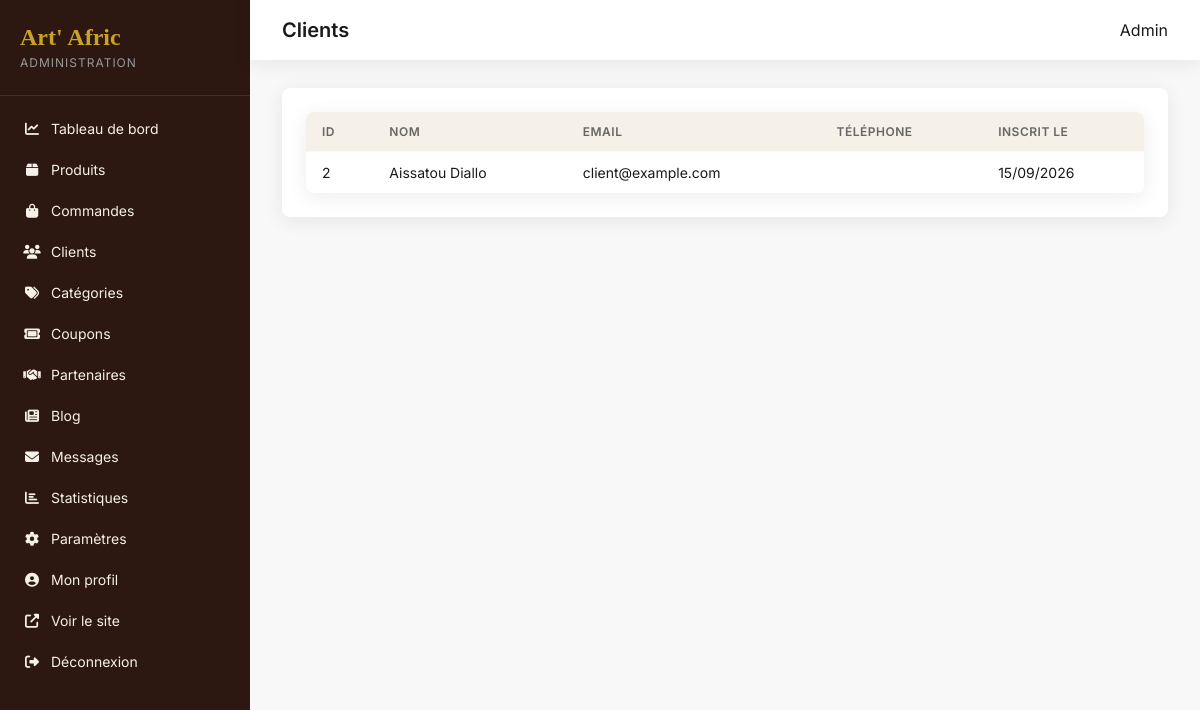
/public/admin/clients (signed in), run on the app's committed database.
### tables this page shows
CREATE TABLE users (
    id INT AUTO_INCREMENT PRIMARY KEY,
    first_name VARCHAR(100) NOT NULL,
    last_name VARCHAR(100) NOT NULL,
    email VARCHAR(255) NOT NULL UNIQUE,
    password VARCHAR(255) NOT NULL,
    phone VARCHAR(20) DEFAULT NULL,
    role ENUM('admin', 'employee', 'client') DEFAULT 'client',
    avatar VARCHAR(255) DEFAULT NULL,
    is_active TINYINT(1) DEFAULT 1,
    email_verified_at DATETIME DEFAULT NULL,
    reset_token VARCHAR(100) DEFAULT NULL,
    reset_expires DATETIME DEFAULT NULL,
    created_at DATETIME DEFAULT CURRENT_TIMESTAMP,
    updated_at DATETIME DEFAULT CURRENT_TIMESTAMP ON UPDATE CURRENT_TIMESTAMP
);

### app/core/Controller.php (called while the page is built, shortened)
<?php
abstract class Controller
{
    protected function view(string $view, array $data = [], string $layout = 'main'): void
    {
        extract($data);
        $content = APP_PATH . '/views/' . $view . '.php';
        require $content;
    }
}

### app/controllers/Admin/CustomerController.php (called while the page is built, shortened)
<?php
class CustomerController extends \Controller
{
    public function index(): void
    {
        $userModel = new \User();
        $this->view('admin/customers/index', [
            'title'    => 'Clients',
            'customers'=> $userModel->getClients(),
        ], 'admin');
    }
}

### app/core/App.php (called while the page is built, shortened)
<?php
class App
{
    private Router $router;
    public function __construct()
    {
        $this->router = new Router();
    }
    private function loadCore(): void
    {
        require_once APP_PATH . '/helpers/functions.php';
    }
    private function registerRoutes(): void
    {
        $this->router->get('', 'Home');
        $this->router->get('accueil', 'Home');
        $this->router->get('boutique', 'Shop', 'index');
        $this->router->get('boutique/categorie/{slug}', 'Shop', 'category');
        $this->router->get('produit/{slug}', 'Product', 'show');
        $this->router->get('panier', 'Cart', 'index');
        $this->router->post('panier/ajouter', 'Cart', 'add');
        $this->router->post('panier/modifier', 'Cart', 'update');
        $this->router->post('panier/supprimer', 'Cart', 'remove');
        $this->router->post('panier/coupon', 'Cart', 'applyCoupon');
        $this->router->get('commande', 'Checkout', 'index');
        $this->router->post('commande', 'Checkout', 'process');
        $this->router->get('commande/confirmation/{id}', 'Checkout', 'confirmation');
        $this->router->get('connexion', 'Auth', 'loginForm');
        $this->router->post('connexion', 'Auth', 'login');
        $this->router->get('inscription', 'Auth', 'registerForm');
        $this->router->post('inscription', 'Auth', 'register');
        $this->router->get('deconnexion', 'Auth', 'logout');
        $this->router->get('mot-de-passe-oublie', 'Auth', 'forgotForm');
        $this->router->post('mot-de-passe-oublie', 'Auth', 'forgot');
        $this->router->get('mon-compte', 'Account', 'index');
        $this->router->get('mon-compte/commandes', 'Account', 'orders');
        $this->router->get('mon-compte/favoris', 'Account', 'favorites');
        $this->router->get('mon-compte/adresses', 'Account', 'addresses');
        $this->router->post('mon-compte/profil', 'Account', 'updateProfile');
        $this->router->get('contact', 'Contact', 'index');
        $this->router->post('contact', 'Contact', 'send');
        $this->router->get('a-propos', 'About', 'index');
        $this->router->get('blog', 'Blog', 'index');
        $this->router->get('blog/{slug}', 'Blog', 'show');
        $this->router->post('newsletter', 'Newsletter', 'subscribe');
        $this->router->get('api/recherche', 'Api', 'search');
        $this->router->post('api/favoris', 'Api', 'toggleFavorite');
        $this->router->get('api/produits', 'Api', 'products');
        $this->router->post('api/avis', 'Api', 'addReview');
        $this->router->get('api/comparer', 'Api', 'compare');
        $this->router->get('admin', 'Admin\\Dashboard', 'index');
        $this->router->get('admin/connexion', 'Admin\\Auth', 'loginForm');
        $this->router->post('admin/connexion', 'Admin\\Auth', 'login');
        $this->router->get('admin/produits', 'Admin\\Product', 'index');
        $this->router->get('admin/produits/ajouter', 'Admin\\Product', 'create');
        $this->router->post('admin/produits/ajouter', 'Admin\\Product', 'store');
        $this->router->get('admin/produits/modifier/{id}', 'Admin\\Product', 'edit');
        $this->router->post('admin/produits/modifier/{id}', 'Admin\\Product', 'update');
        $this->router->post('admin/produits/supprimer/{id}', 'Admin\\Product', 'delete');
        $this->router->get('admin/commandes', 'Admin\\Order', 'index');
        $this->router->get('admin/commandes/{id}', 'Admin\\Order', 'show');
        $this->router->post('admin/commandes/{id}/statut', 'Admin\\Order', 'updateStatus');
        $this->router->get('admin/clients', 'Admin\\Customer', 'index');
        $this->router->get('admin/categories', 'Admin\\Category', 'index');
        $this->router->post('admin/categories', 'Admin\\Category', 'store');
        $this->router->get('admin/coupons', 'Admin\\Coupon', 'index');
        $this->router->post('admin/coupons', 'Admin\\Coupon', 'store');
        $this->router->get('admin/parametres', 'Admin\\Settings', 'index');
        $this->router->post('admin/parametres', 'Admin\\Settings', 'update');
        $this->router->get('admin/profil', 'Admin\\Profile', 'index');
        $this->router->post('admin/profil', 'Admin\\Profile', 'update');
        $this->router->get('admin/partenaires', 'Admin\\Partner', 'index');
        $this->router->post('admin/partenaires', 'Admin\\Partner', 'store');
        $this->router->post('admin/partenaires/{id}/toggle', 'Admin\\Partner', 'toggle');
        $this->router->post('admin/partenaires/{id}/supprimer', 'Admin\\Partner', 'delete');
        $this->router->get('admin/blog', 'Admin\\Blog', 'index');
        $this->router->get('admin/blog/nouveau', 'Admin\\Blog', 'createForm');
        $this->router->post('admin/blog', 'Admin\\Blog', 'store');
        $this->router->get('admin/blog/{id}/modifier', 'Admin\\Blog', 'editForm');
        $this->router->post('admin/blog/{id}/modifier', 'Admin\\Blog', 'update');
        $this->router->post('admin/blog/{id}/supprimer', 'Admin\\Blog', 'delete');
        $this->router->get('admin/messages', 'Admin\\Message', 'index');
        $this->router->get('admin/statistiques', 'Admin\\Dashboard', 'stats');
    }
    public function run(): void
    {
        $url = $_GET['url'] ?? '';
        $this->router->dispatch($url);
    }
}

### public/index.php (called while the page is built, shortened)
<?php
require_once APP_PATH . '/core/App.php';
$app = new App();
$app->run();

### app/core/Model.php (called while the page is built, shortened)
<?php
abstract class Model
{
    public function __construct()
    {
        $this->db = Database::getInstance();
    }
}

### app/core/Database.php (called while the page is built, shortened)
<?php
class Database
{
    private static ?PDO $instance = null;
    public static function getInstance(): PDO
    {
        if (self::$instance === null) {
            $dsn = sprintf(
                'mysql:host=%s;dbname=%s;charset=%s',
                DB_HOST,
                DB_NAME,
                DB_CHARSET
            );
            self::$instance = new PDO($dsn, DB_USER, DB_PASS, [
                PDO::ATTR_ERRMODE            => PDO::ERRMODE_EXCEPTION,
                PDO::ATTR_DEFAULT_FETCH_MODE => PDO::FETCH_ASSOC,
                PDO::ATTR_EMULATE_PREPARES   => false,
            ]);
        }
        return self::$instance;
    }
}

### app/models/User.php (called while the page is built, shortened)
<?php
class User extends Model
{
    protected string $table = 'users';
    public function getClients(int $limit = 50, int $offset = 0): array
    {
        $stmt = $this->db->prepare(
            "SELECT id, first_name, last_name, email, phone, created_at FROM {$this->table} WHERE role = 'client' ORDER BY created_at DESC LIMIT :limit OFFSET :offset"
        );
        $stmt->bindValue(':limit', $limit, PDO::PARAM_INT);
        $stmt->bindValue(':offset', $offset, PDO::PARAM_INT);
        $stmt->execute();
        return $stmt->fetchAll();
    }
}

### app/helpers/functions.php (called while the page is built, shortened)
<?php
function e(?string $str): string
{
    return htmlspecialchars($str ?? '', ENT_QUOTES, 'UTF-8');
}

### app/views/admin/customers/index.php (the view)
<div class="admin-card">
    <table class="data-table">
        <thead><tr><th>ID</th><th>Nom</th><th>Email</th><th>Téléphone</th><th>Inscrit le</th></tr></thead>
        <tbody>
            <?php foreach ($customers as $c): ?>
            <tr><td><?= $c['id'] ?></td><td><?= e($c['first_name'] . ' ' . $c['last_name']) ?></td><td><?= e($c['email']) ?></td><td><?= e($c['phone'] ?? '') ?></td><td><?= date('d/m/Y', strtotime($c['created_at'])) ?></td></tr>
            <?php endforeach; ?>
        </tbody>
    </table>
</div>

### app/core/Router.php (shortened to what this page needs)
<?php
class Router
{
    private array $routes = [];
    private function addRoute(string $httpMethod, string $path, string $controller, string $method): void
    {
        $pattern = preg_replace('/\{([a-zA-Z_]+)\}/', '(?P<$1>[^/]+)', $path);
        $pattern = '#^' . $pattern . '$#';
        $this->routes[] = [
            'method'     => $httpMethod,
            'pattern'    => $pattern,
            'controller' => $controller,
            'action'     => $method,
        ];
    }
    public function dispatch(string $url): void
    {
        $url = trim($url, '/');
        $method = $_SERVER['REQUEST_METHOD'];
        foreach ($this->routes as $route) {
            if ($route['method'] !== $method) {
                continue;
            }
            if (preg_match($route['pattern'], $url, $matches)) {
                $params = array_filter($matches, 'is_string', ARRAY_FILTER_USE_KEY);
                $this->callController($route['controller'], $route['action'], $params);
                return;
            }
        }
    }
    private function callController(string $controller, string $action, array $params): void
    {
        $instance = new $class();
        call_user_func_array([$instance, $action], $params);
    }
}

### public/assets/css/admin.css (style rules this page uses)
:root { --gold: #C9A227; --gold-light: #D4AF37; --gold-dark: #A68523; --brown-dark: #2C1810; --brown: #3D2314; --cream: #F5F0E8; --ivory: #FAF7F2; --white: #FFFFFF; --black: #1A1A1A; --gray-100: #F8F8F8; --gray-200: #E8E8E8; --gray-400: #999; --gray-600: #666; --green: #2D5016; --red: #C0392B; --font-body: 'Inter', -apple-system, sans-serif; --shadow: 0 4px 20px rgba(44,24,16,0.08); --radius: 8px; --transition: 0.2s ease; --sidebar-width: 250px; }
* { box-sizing: border-box; }
body.admin-body { margin: 0; font-family: var(--font-body); background: var(--gray-100); color: var(--black); display: flex; min-height: 100vh; }
.admin-card { background: var(--white); padding: 24px; border-radius: var(--radius); box-shadow: var(--shadow); margin-bottom: 24px; }
.data-table { width: 100%; border-collapse: collapse; background: var(--white); border-radius: var(--radius); overflow: hidden; box-shadow: var(--shadow); }
.data-table th, .data-table td { padding: 12px 16px; text-align: left; border-bottom: 1px solid var(--gray-100); font-size: 14px; }
.data-table th { background: var(--cream); font-weight: 600; text-transform: uppercase; font-size: 12px; letter-spacing: 0.5px; color: var(--gray-600); }
.data-table tr:last-child td { border-bottom: none; }

### data on the page
users: id "2", first_name+last_name "Aissatou Diallo", email "client@example.com", created_at "15/09/2026"
